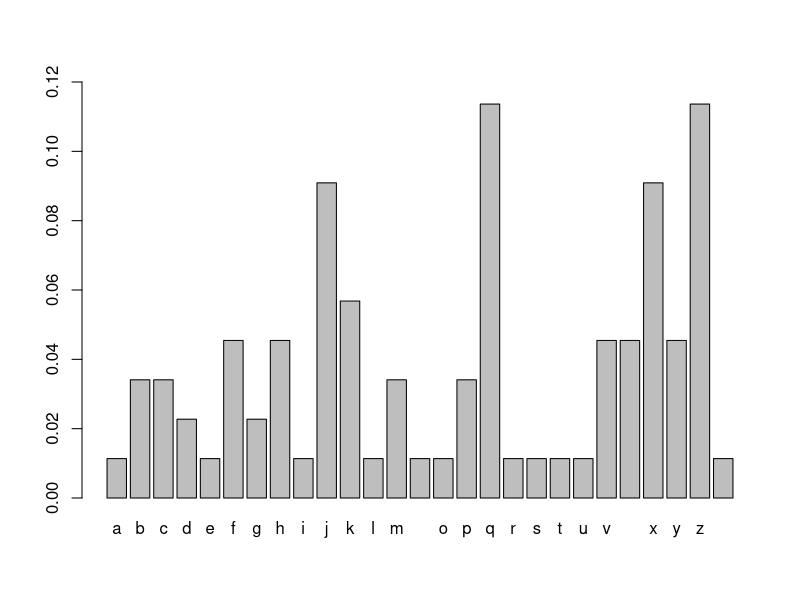
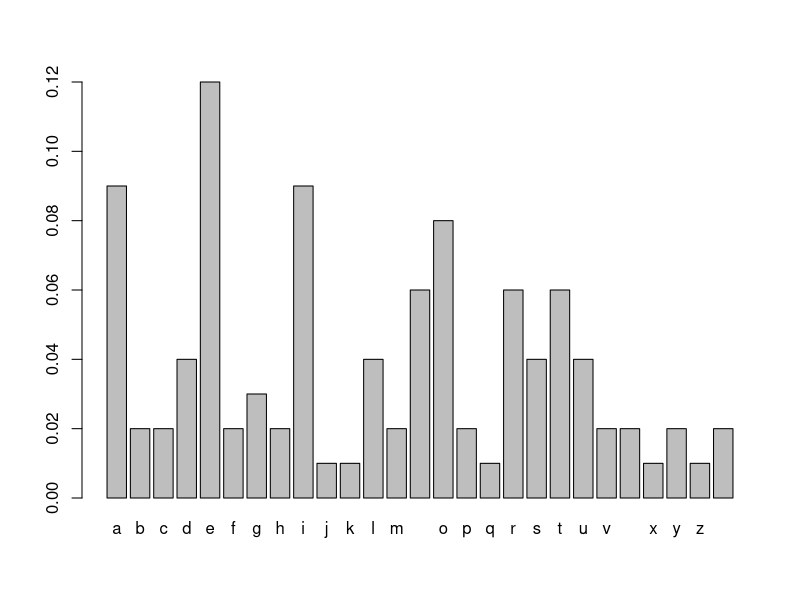
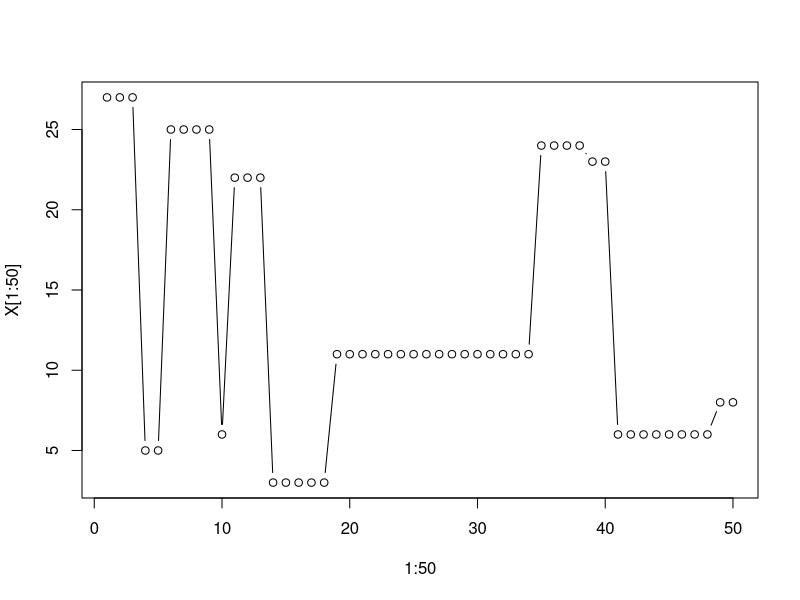
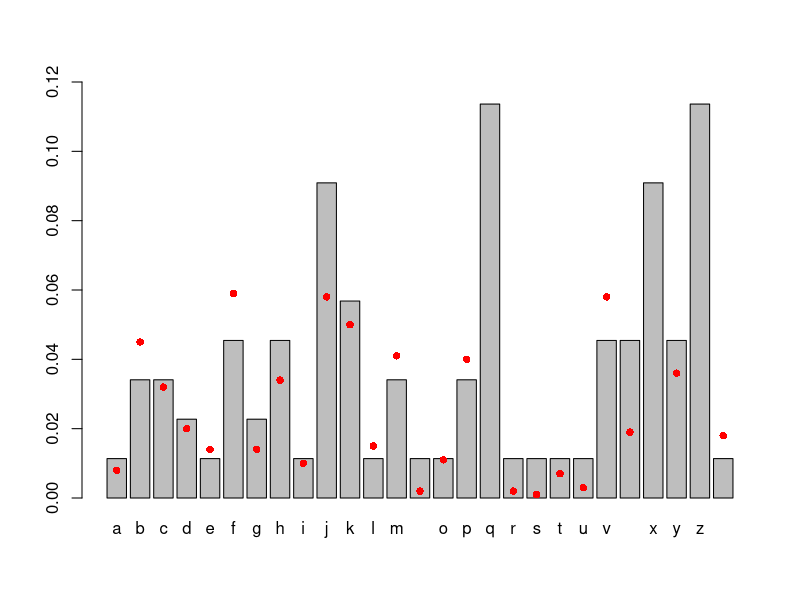

Reproduce these figures in R, in order.
# An updated implementation of using drawing a scrabble tile from the bag
# as the proposal distribution and the score on scrabble tiles as the score 
# function.

# A vector of the score associated with each scrabble tile and the probability 
# plot
scrabble_scores = c(1,3,3,2,1,4,2,4,1,8,5,1,3,1,1,3,10,1,1,1,1,4,4,8,4,10,1)
p_scores = scrabble_scores/sum(scrabble_scores)
barplot(p_scores, ylim=c(0,0.12), names.arg=c(letters,""))
# A vector of how many of each tile are in a set and probability plot
scrabble_freq = c(9,2,2,4,12,2,3,2,9,1,1,4,2,6,8,2,1,6,4,6,4,2,2,1,2,1,2)
p_counts = scrabble_freq/sum(scrabble_freq); p_counts
barplot(p_counts, ylim=c(0,0.12), names.arg=c(letters,""))

# Now lets implement Metropolis-Hastings algorithm in simplified form
# We need a proposal function and score function.
# Our proposal function is the act of drawing a tile from a scrabble bag. We 
# can sample from the numbers 1-27 with probability given by p_counts.
# Our state space is the collection of tiles in the scrabble bag therefore 
# our initial state X0 should be a value 1-27
# Our transition probability is... is it uniform or p_counts? I think it is 
# p_counts because given I am at state x the probability of being at y does not
# change.
# Our score function is the scrabble scores

# M-H algorithm
# Pick a starting value X0
Xj = sample(1:27, 1, prob=p_counts)
# Define how many iterations
N = 1000
# Define a vector to store the Markov chain
X = numeric(N)
# Define alpha
f.alpha <- function(x, y) {
  min((p_scores[y]*p_counts[x])/(p_scores[x]*p_counts[y]), 1)
}
# Run the loop
for (j in 1:N) {
  Yj = sample(1:27, 1, prob=p_counts)
  Uj = runif(1)
  Xj = ifelse(Uj <= f.alpha(Xj, Yj), Yj, Xj)
  X[j] = Xj
}
# Plot the outcome
plot(1:50, X[1:50], "b")
table(X)
p_out = table(X)/N; p_out
sum(p_out)
typeof(p_out)
p_out = as.matrix(p_out)
x_values = labels(p_out)[[1]]; x_values
typeof(x_values)
x_values = as.numeric(x_values); x_values

bp = barplot(p_scores, ylim=c(0,0.12), names.arg=c(letters,""))
points(bp[x_values], p_out, pch=16, col="red")

